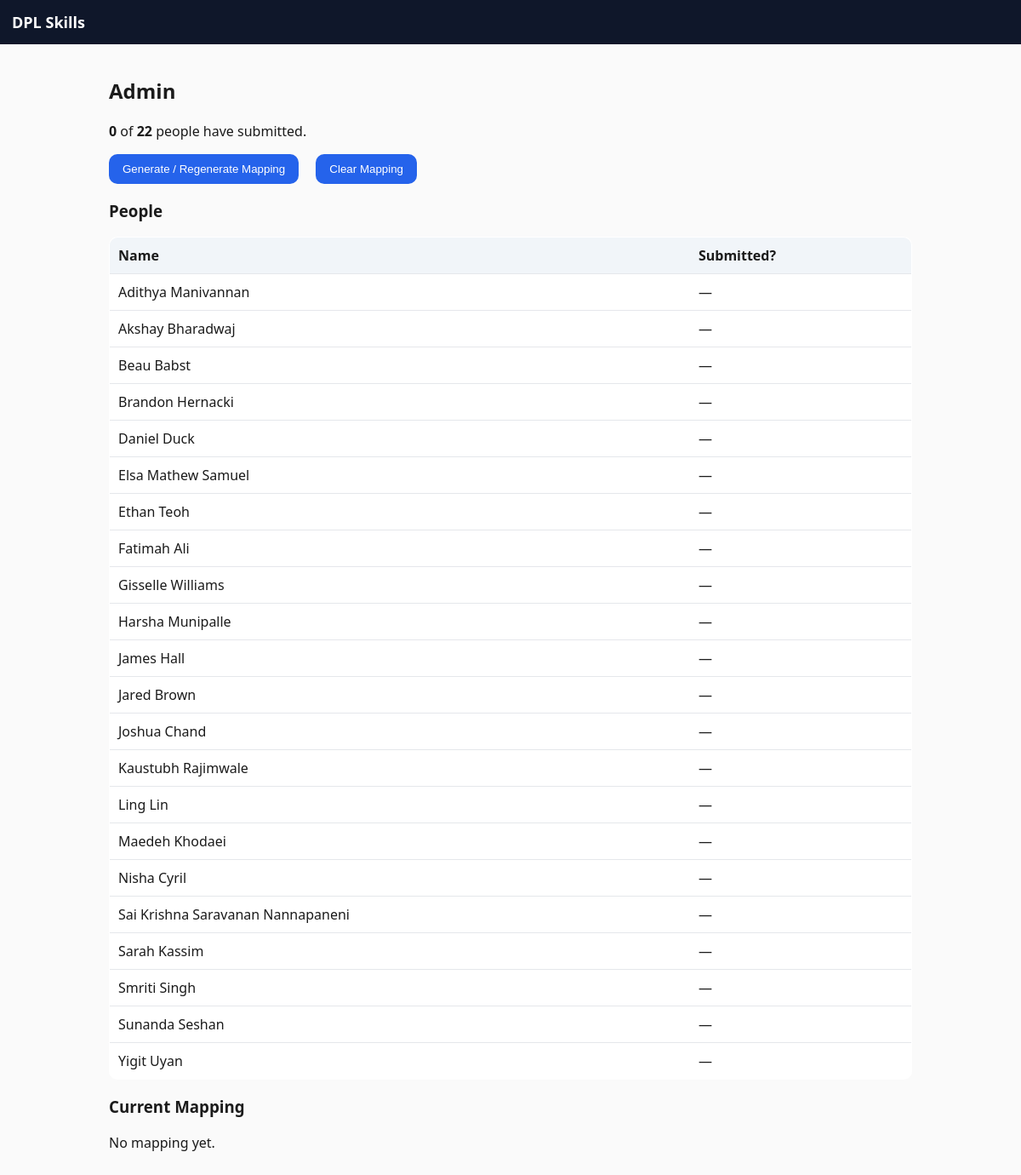
The page /admin on the database its author committed.
### tables this page shows
CREATE TABLE "people" (
        id INTEGER PRIMARY KEY AUTOINCREMENT,
        name TEXT UNIQUE NOT NULL,
        slug TEXT UNIQUE NOT NULL,
        submitted INTEGER DEFAULT 0
    );

### app.py (the view)
@app.route('/admin')
def admin():
    db = get_db()
    people = db.execute('SELECT * FROM people ORDER BY name').fetchall()
    submitted = db.execute('SELECT COUNT(*) AS c FROM people WHERE submitted=1').fetchone()['c']
    total = db.execute('SELECT COUNT(*) AS c FROM people').fetchone()['c']
    mapping_rows = db.execute('''SELECT p.name as from_name, q.name as to_name
                                 FROM mapping m
                                 JOIN people p ON p.id=m.person_id
                                 JOIN people q ON q.id=m.assigned_person_id
                                 ORDER BY p.name''').fetchall()
    return render_template('admin.html', people=people, submitted=submitted, total=total, mapping=mapping_rows)

### app.py (called while the page is built)
def get_db():
    if 'db' not in g:
        g.db = sqlite3.connect(DB_PATH)
        g.db.row_factory = sqlite3.Row
    return g.db

@app.before_request
def ensure_db():
    init_db()

### templates/admin.html
{% extends "base.html" %}
{% block content %}
<h2>Admin</h2>
<p><strong>{{ submitted }}</strong> of <strong>{{ total }}</strong> people have submitted.</p>
<form action="{{ url_for('generate_mapping') }}" method="post" style="display:inline-block;margin-right:1rem;">
  <button type="submit">Generate / Regenerate Mapping</button>
</form>
<form action="{{ url_for('reset') }}" method="post" style="display:inline-block;">
  <button type="submit">Clear Mapping</button>
</form>
<h3>People</h3>
<table>
  <thead><tr><th>Name</th><th>Submitted?</th></tr></thead>
  <tbody>
  {% for p in people %}
    <tr>
      <td>{{ p.name }}</td>
      <td>{{ "✅" if p.submitted else "—" }}</td>
    </tr>
  {% endfor %}
  </tbody>
</table>
<h3>Current Mapping</h3>
{% if mapping %}
<table>
  <thead><tr><th>From</th><th>→</th><th>To</th></tr></thead>
  <tbody>
  {% for m in mapping %}
    <tr><td>{{ m.from_name }}</td><td>→</td><td>{{ m.to_name }}</td></tr>
  {% endfor %}
  </tbody>
</table>
<p>Once this is generated, each responder will see their assigned partner by revisiting their original link.</p>
{% else %}
<p>No mapping yet.</p>
{% endif %}
{% endblock %}

### static/styles.css (style rules this page uses)
:root { --pad: 14px; }
* { box-sizing: border-box; }
body { font-family: system-ui, -apple-system, Segoe UI, Roboto, Arial, sans-serif; margin: 0; color: #1b1b1b; background: #fafafa; }
button { padding: 10px 16px; border: 0; border-radius: 10px; background: #2563eb; color:#fff; cursor: pointer; }
table { width: 100%; border-collapse: collapse; background: #fff; border: 1px solid #e5e7eb; border-radius: 10px; overflow: hidden; }
th, td { padding: 10px; border-bottom: 1px solid #e5e7eb; text-align: left; vertical-align: top; }
thead th { background: #f1f5f9; }

### rows shown on the page
people: name "Adithya Manivannan", submitted "—"
people: name "Akshay Bharadwaj", submitted "—"
people: name "Beau Babst", submitted "—"
people: name "Brandon Hernacki", submitted "—"
people: name "Daniel Duck", submitted "—"
people: name "Elsa Mathew Samuel", submitted "—"
people: name "Ethan Teoh", submitted "—"
people: name "Fatimah Ali", submitted "—"
people: name "Gisselle Williams", submitted "—"
people: name "Harsha Munipalle", submitted "—"
people: name "James Hall", submitted "—"
people: name "Jared Brown", submitted "—"
people: name "Joshua Chand", submitted "—"
people: name "Kaustubh Rajimwale", submitted "—"
people: name "Ling Lin", submitted "—"
people: name "Maedeh Khodaei", submitted "—"
people: name "Nisha Cyril", submitted "—"
people: name "Sai Krishna Saravanan Nannapaneni", submitted "—"
people: name "Sarah Kassim", submitted "—"
people: name "Smriti Singh", submitted "—"
people: name "Sunanda Seshan", submitted "—"
people: name "Yigit Uyan", submitted "—"

### other values the page prints
{{ submitted }} "0"
{{ total }} "22"
